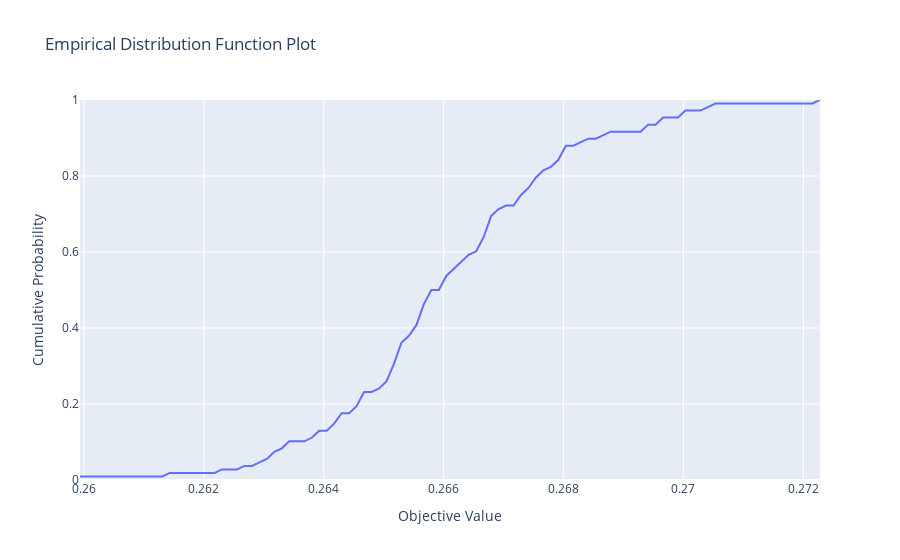

Notebook code for this chart:
### Code cell
opt.visualization.plot_edf(list(lgb_study.values()))
